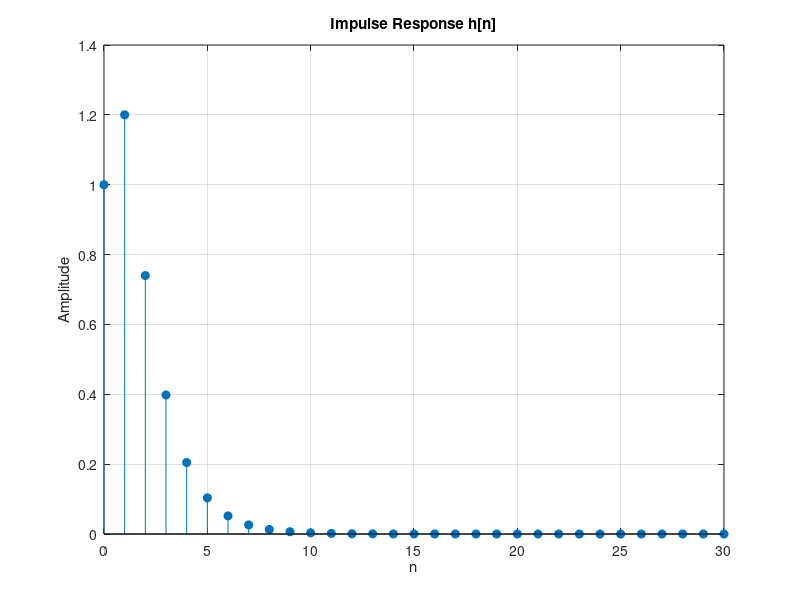
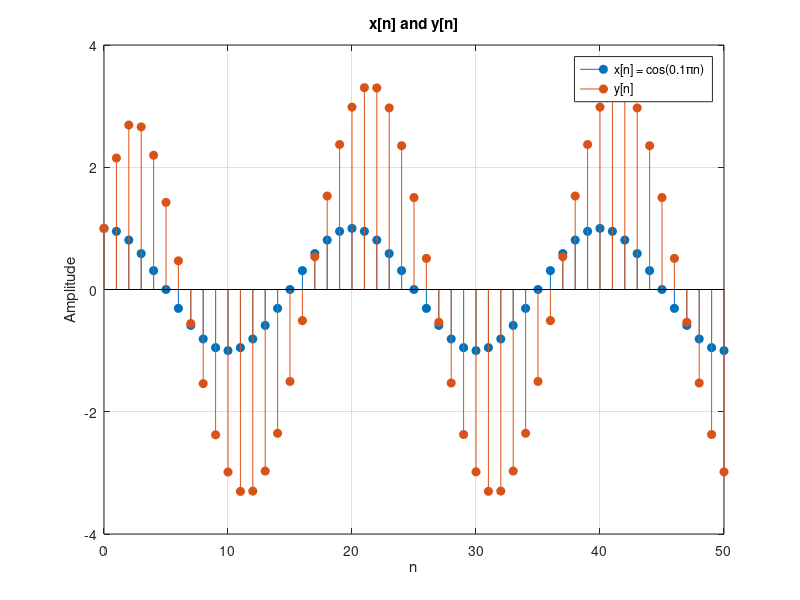
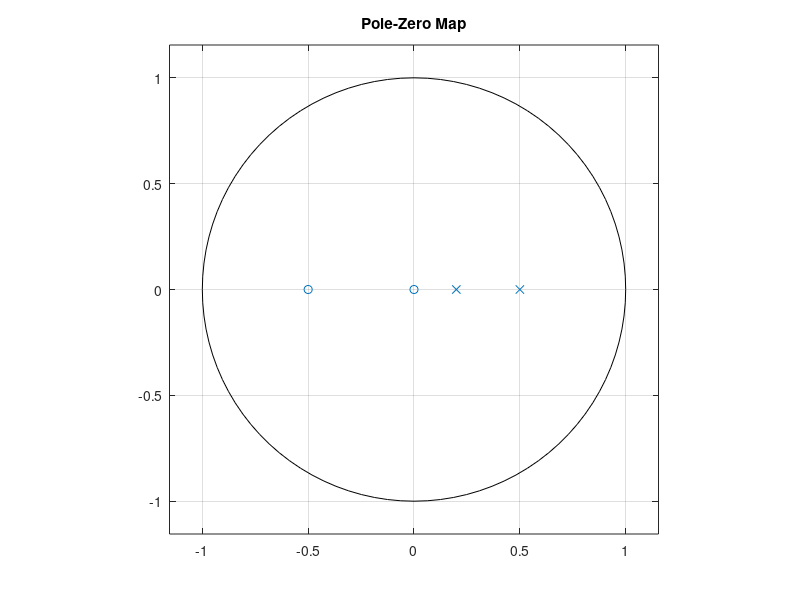
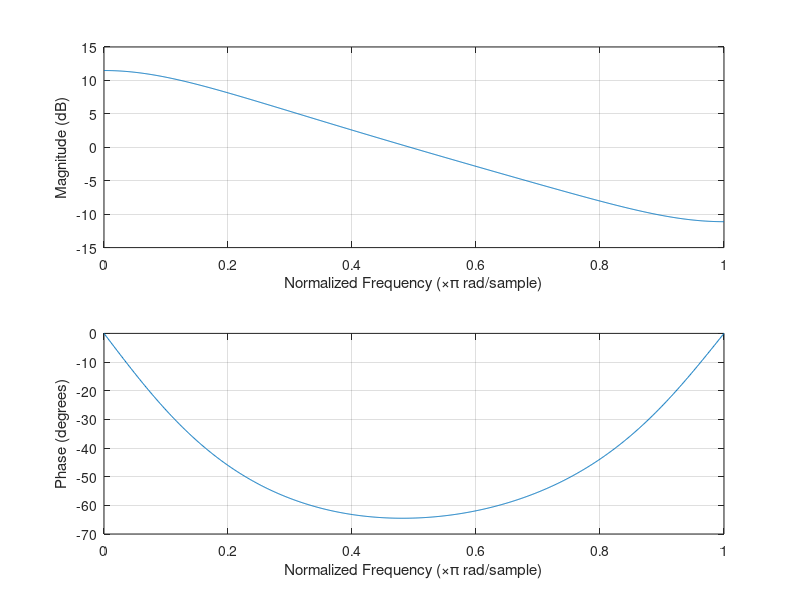

Write MATLAB code to recreate these figures, in order.
%  y[n] - 0.7y[n-1] + 0.1y[n-2] = x[n] + 0.5x[n-1]
clc; clear; close all;

b = [1, 0.5];       % numerator  (x[n] side)
a = [1, -0.7, 0.1]; % denominator (y[n] side)

%%  PART 1: Time Domain 

% Impulse response h[n]

n1 = 0:30;
h  = filter(b, a, [1, zeros(1,30)]);
figure;

stem(n1, h, 'filled');
title('Impulse Response h[n]');
xlabel('n'); ylabel('Amplitude'); grid on;

% Input x[n] and output y[n] 

n2 = 0:50;
x  = cos(0.1*pi*n2);
y  = filter(b, a, x);

figure;

stem(n2, x, 'filled'); hold on;
stem(n2, y, 'filled'); hold off;

title('x[n] and y[n]');
xlabel('n'); ylabel('Amplitude');
legend('x[n] = cos(0.1\pin)', 'y[n]'); grid on;


%%  PART 2: Frequency Domain 

% Pole-zero map

figure; 
zplane(b, a); 
title('Pole-Zero Map'); 
grid on;

% Magnitude and phase response

figure; 

freqz(b, a, 1024);

poles = roots(a);
